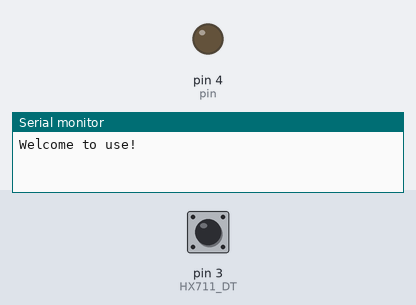
Bench run of a sketch on a simulated Arduino Uno, built with avr-gcc and run on an emulated ATmega328P. On the bench: output pins drawn as LEDs (lit = HIGH), the last lines printed to the serial monitor. Inputs (shaded band) come from the test bench; at power-on: pin 3 (HX711_DT) HIGH. Pins used as bus, display or sensor lines are not drawn.

Above: at 0.8 s.
0.9 s: pin 3 (HX711_DT) pulled LOW for 3.2 s
At 3.3 s:
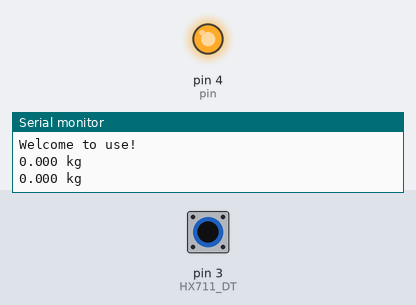
Timing chart, 0 to 4.8 s (numbered marks = the images above; inputs shaded):
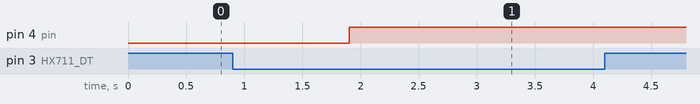

The sketch:

HX711_5Kg.ino
```cpp
#include "HX711.h"
float Weight = 0;
#define pin 4
void setup()
{
	Init_Hx711();				//初始化HX711模块连接的IO设置

	Serial.begin(9600);
	Serial.print("Welcome to use!\n");

	//delay(1000);
	Get_Maopi();		//获取毛皮
  pinMode(pin,OUTPUT);
  digitalWrite(pin,LOW);
  delay(1000);
}

void loop()
{
	Weight = Get_Weight();	//计算放在传感器上的重物重量
	Serial.print(float((Weight/1000)),3);	//串口显示重量
	Serial.print(" kg\n");	//显示单位
	Serial.print("\n");		//显示单位
  if(Weight>0){
      digitalWrite(pin,LOW);
      Serial.print(digitalRead(pin));}
  else{
      digitalWrite(pin,HIGH);}
	delay(1000);				//延时1s

}
```

HX711.cpp
```cpp
#include "hx711.h"

long HX711_Buffer = 0;
long Weight_Maopi = 0,Weight_Shiwu = 0;

#define GapValue 430

//****************************************************
//初始化HX711
//****************************************************
void Init_Hx711()
{
	pinMode(HX711_SCK, OUTPUT);
	pinMode(HX711_DT, INPUT);
}


//****************************************************
//获取毛皮重量
//****************************************************
void Get_Maopi()
{
	Weight_Maopi = HX711_Read();
}

//****************************************************
//称重
//****************************************************
long Get_Weight()
{
	HX711_Buffer = HX711_Read();
	Weight_Shiwu = HX711_Buffer;
	Weight_Shiwu = Weight_Shiwu - Weight_Maopi;				//获取实物的AD采样数值。
	Weight_Shiwu = (long)((float)Weight_Shiwu/GapValue);
	return Weight_Shiwu;
}

//****************************************************
//读取HX711
//****************************************************
unsigned long HX711_Read(void)	//增益128
{
	unsigned long count;
	unsigned char i;
	bool Flag = 0;

	digitalWrite(HX711_DT, HIGH);
	delayMicroseconds(1);

	digitalWrite(HX711_SCK, LOW);
	delayMicroseconds(1);

  	count=0;
  	while(digitalRead(HX711_DT));
  	for(i=0;i<24;i++)
	{
	  	digitalWrite(HX711_SCK, HIGH);
		delayMicroseconds(1);
	  	count=count<<1;
		digitalWrite(HX711_SCK, LOW);
		delayMicroseconds(1);
	  	if(digitalRead(HX711_DT))
			count++;
	}
 	digitalWrite(HX711_SCK, HIGH);
	count ^= 0x800000;
	delayMicroseconds(1);
	digitalWrite(HX711_SCK, LOW);
	delayMicroseconds(1);

	return(count);
}
```

HX711.h
```cpp
#ifndef __HX711__H__
#define __HX711__H__

#include <Arduino.h>

#define HX711_SCK 2
#define HX711_DT 3

extern void Init_Hx711();
extern unsigned long HX711_Read(void);
extern long Get_Weight();
extern void Get_Maopi();

#endif
```

Measured:
- after the input at 0.9 s, pin 4 (pin): LOW → HIGH after 1.0 s
